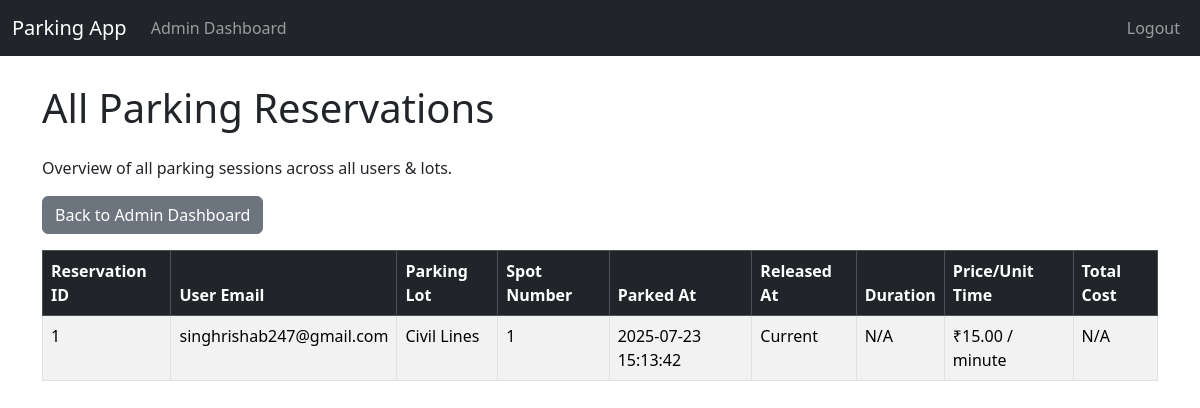
Page /admin/all_reservations (signed in) on the earlier database version.
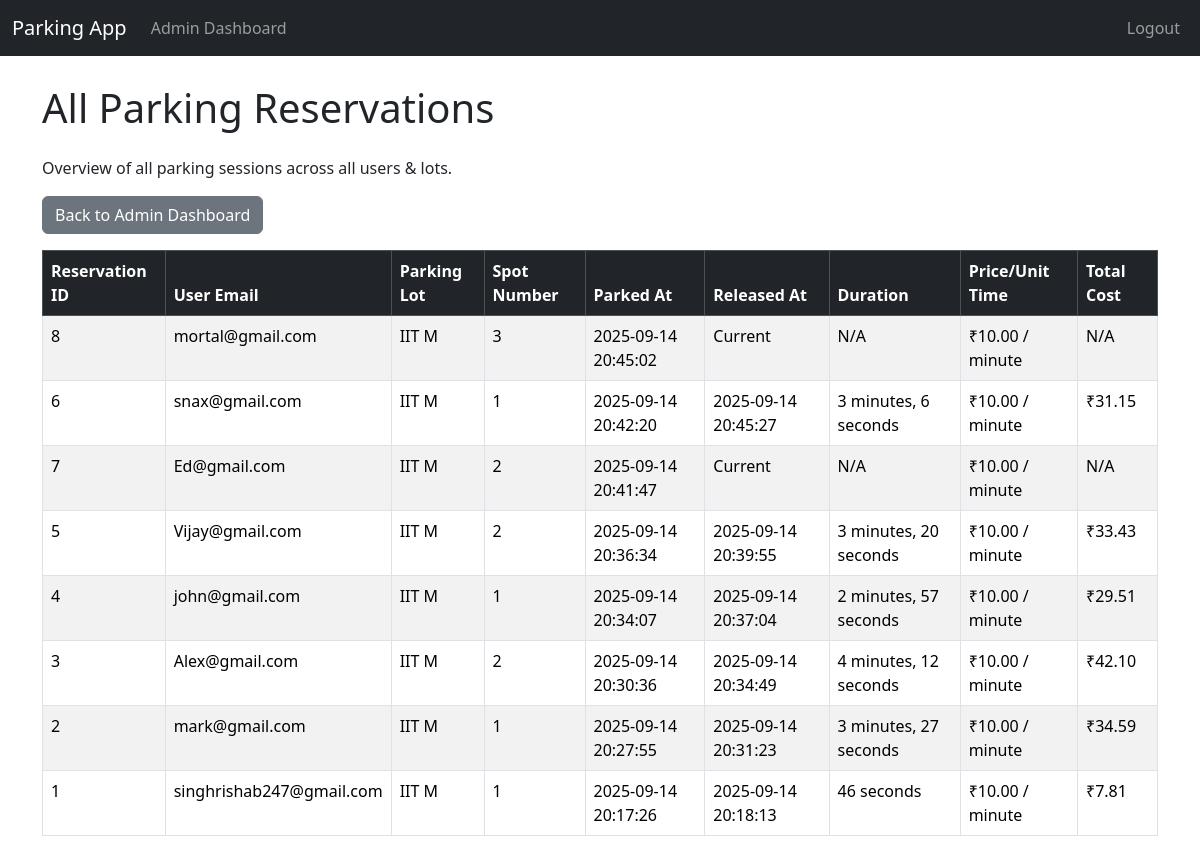
Same page on the later database version.
### project_app/models.py (models this page shows, shortened)
class Reservation(db.Model):
    id = db.Column(db.Integer, primary_key=True)
    spot_id = db.Column(db.Integer, db.ForeignKey('parking_spot.id'), nullable=False)
    user_id = db.Column(db.Integer, db.ForeignKey('user.id'), nullable=False)
    parking_timestamp = db.Column(db.DateTime,nullable=False, default=datetime.now)
    leaving_timestamp = db.Column(db.DateTime, nullable=True)
    parking_cost_per_unit_time = db.Column(db.Float, nullable=False)

class User(db.Model, UserMixin):
    id = db.Column(db.Integer, primary_key=True)
    email_id = db.Column(db.String(120), nullable=False, unique=True)
    password_hash = db.Column(db.String(255), nullable=False)
    fullname = db.Column(db.String(120))
    address = db.Column(db.String(200))
    pin_code = db.Column(db.String(10))
    reservations = db.relationship('Reservation', backref='reserving_user',cascade='all, delete-orphan',lazy=True)
    user_occupied_spot = db.relationship('ParkingSpot', backref='occupied_by_user', uselist=False, foreign_keys='ParkingSpot.user_id',lazy=True)

class ParkingLot(db.Model):
    id = db.Column(db.Integer,primary_key=True)
    prime_location_name = db.Column(db.String(120),nullable=False,unique=True)
    price_per_unit_time = db.Column(db.Float,nullable=False)
    address = db.Column(db.String(200),nullable=False)
    pin_code = db.Column(db.String(10),nullable=False)
    maximum_number_of_spots = db.Column(db.Integer,nullable=False)
    spots = db.relationship('ParkingSpot',backref = 'parking_lot', lazy = True, cascade = 'all, delete-orphan')

### project_app/routes.py (the view)
@main.route('/admin/all_reservations')
@login_required
def admin_all_reservations():
    if not isinstance(current_user, Admin):
        flash('You must be an administrator to access this page.','danger')
        return redirect(url_for('main.user_dashboard'))
    all_reservations = Reservation.query.order_by(Reservation.parking_timestamp.desc()).all()
    all_reservations_data = []
    for res in all_reservations:
        spot = ParkingSpot.query.get(res.spot_id)
        user = User.query.get(res.user_id)
        lot_name = 'N/A'
        spot_number = 'N/A'
        user_email = 'N/A'
        if spot:
            lot_name = spot.parking_lot.prime_location_name
            spot_number = spot.spot_number
        if user:
            user_email = user.email_id
        duration_str = 'N/A'
        total_cost = 'N/A'
        if res.leaving_timestamp:
            duration = res.leaving_timestamp - res.parking_timestamp
            total_seconds = int(duration.total_seconds())
            total_minutes = duration.total_seconds() / 60.0
            total_cost_value = total_minutes * res.parking_cost_per_unit_time
            total_cost = f"₹{total_cost_value:.2f}"
            hours = total_seconds // 3600
            minutes = (total_seconds % 3600) // 60
            seconds = total_seconds % 60
            duration_parts = []
            if hours > 0:
                duration_parts.append(f"{hours} hour{'s' if hours > 1 else ''}")
            if minutes > 0:
                duration_parts.append(f"{minutes} minute{'s' if minutes > 1 else ''}")
            if seconds > 0 and (not hours and not minutes or (hours > 0 or minutes > 0)):
                duration_parts.append(f"{seconds} second{'s' if seconds > 1 else ''}")
            duration_str = ", ".join(duration_parts) if duration_parts else "Less than a minute."
        all_reservations_data.append({
            'reservation_id': res.id,
            'user_email': user_email,
            'lot_name': lot_name,
            'spot_number': spot_number,
            'parking_timestamp': res.parking_timestamp.strftime('%Y-%m-%d %H:%M:%S'),
            'leaving_timestamp': res.leaving_timestamp.strftime('%Y-%m-%d %H:%M:%S') if res.leaving_timestamp else 'Current',
            'duration': duration_str,
            'cost_per_unit_time': f"₹{res.parking_cost_per_unit_time:.2f} / minute",
            'total_cost': total_cost
        })
    return render_template('admin_all_reservations.html', all_reservations_data=all_reservations_data)

### project_app/templates/admin_all_reservations.html (shortened to what this page needs)
{% extends "base.html" %}
{% block content %}
    <h1 class="mb-4">All Parking Reservations</h1>
    <p>Overview of all parking sessions across all users & lots.</p>
    <a href="{{url_for('main.admin_dashboard')}}" class="btn btn-secondary mb-3">Back to Admin Dashboard</a>
    {% if all_reservations_data %}
        <div class="table-responsive">
            <table class="table table-striped table-bordered">
                <thead class="table-dark">
                    <tr>
                        <th>Reservation ID</th>
                        <th>User Email</th>
                        <th>Parking Lot</th>
                        <th>Spot Number</th>
                        <th>Parked At</th>
                        <th>Released At</th>
                        <th>Duration</th>
                        <th>Price/Unit Time</th>
                        <th>Total Cost</th>
                    </tr>
                </thead>
                <tbody>
                    {% for record in all_reservations_data %}
                        <tr>
                            <td>{{ record['reservation_id'] }}</td>
                            <td>{{ record['user_email'] }}</td>
                            <td>{{ record['lot_name'] }}</td>
                            <td>{{ record['spot_number'] }}</td>
                            <td>{{ record['parking_timestamp'] }}</td>
                            <td>{{ record['leaving_timestamp'] }}</td>
                            <td>{{ record['duration'] }}</td>
                            <td>{{ record['cost_per_unit_time'] }}</td>
                            <td>{{ record['total_cost'] }}</td>
                        </tr>
                    {% endfor %}
                </tbody>
            </table>
        </div>
    {% else %}
        <p>No parking reservation found yet.</p>
    {% endif %}
{% endblock %}

### project_app/templates/base.html (shortened to what this page needs)
<!DOCTYPE html>
<html lang="en">
<head>
    <link rel="stylesheet" href="https://cdn.jsdelivr.net/npm/bootstrap@5.3.3/dist/css/bootstrap.min.css">
</head>
<body>
    <nav class="navbar navbar-expand-lg navbar-dark bg-dark fixed-top">
        <div class="container-fluid">
            <a class="navbar-brand" href="{{url_for('main.home')}}">Parking App</a>
            <div class="collapse navbar-collapse" id="navbarNav">
                <ul class="navbar-nav me-auto mb-2 mb-lg-0">
                    {% if current_user.is_authenticated %}
                        {% if current_user.__tablename__=='admin' %}
                            <li class="nav-item">
                                <a class="nav-link" href="{{ url_for('main.admin_dashboard')}}">Admin Dashboard</a>
                            </li>
                        {% else %}
                            <li class="nav-item">
                                <a class="nav-link" href="{{ url_for('main.user_dashboard')}}">User Dashboard</a>
                            </li>
                        {% endif %}
                    {% endif %}
                </ul>
                <ul class="navbar-nav ms-auto">
                    {% if current_user.is_authenticated %}
                        <li class="nav-item">
                                <a class="nav-link" href="{{ url_for('main.logout')}}">Logout</a>
                        </li>
                    {% endif %}
                </ul>
            </div>
        </div>
    </nav>
    <div class="container mt-4">
        {% block content %}{% endblock %}
    </div>
</body>
</html>

### project_app/templates/base.html (style rules this page uses)
body { padding-top:60px; }

Differences in the rows shown:
added Reservation: reservation_id "8", user_email "mortal@gmail.com", lot_name "IIT M", spot_number "3", parking_timestamp "2025-09-14 20:45:02", leaving_timestamp "Current", duration "N/A", cost_per_unit_time "₹10.00 / minute", total_cost "N/A"
added Reservation: reservation_id "6", user_email "snax@gmail.com", lot_name "IIT M", spot_number "1", parking_timestamp "2025-09-14 20:42:20", leaving_timestamp "2025-09-14 20:45:27", duration "3 minutes, 6 seconds", cost_per_unit_time "₹10.00 / minute", total_cost "₹31.15"
added Reservation: reservation_id "7", user_email "Ed@gmail.com", lot_name "IIT M", spot_number "2", parking_timestamp "2025-09-14 20:41:47", leaving_timestamp "Current", duration "N/A", cost_per_unit_time "₹10.00 / minute", total_cost "N/A"
added Reservation: reservation_id "5", user_email "Vijay@gmail.com", lot_name "IIT M", spot_number "2", parking_timestamp "2025-09-14 20:36:34", leaving_timestamp "2025-09-14 20:39:55", duration "3 minutes, 20 seconds", cost_per_unit_time "₹10.00 / minute", total_cost "₹33.43"
added Reservation: reservation_id "4", user_email "john@gmail.com", lot_name "IIT M", spot_number "1", parking_timestamp "2025-09-14 20:34:07", leaving_timestamp "2025-09-14 20:37:04", duration "2 minutes, 57 seconds", cost_per_unit_time "₹10.00 / minute", total_cost "₹29.51"
added Reservation: reservation_id "3", user_email "Alex@gmail.com", lot_name "IIT M", spot_number "2", parking_timestamp "2025-09-14 20:30:36", leaving_timestamp "2025-09-14 20:34:49", duration "4 minutes, 12 seconds", cost_per_unit_time "₹10.00 / minute", total_cost "₹42.10"
added Reservation: reservation_id "2", user_email "mark@gmail.com", lot_name "IIT M", spot_number "1", parking_timestamp "2025-09-14 20:27:55", leaving_timestamp "2025-09-14 20:31:23", duration "3 minutes, 27 seconds", cost_per_unit_time "₹10.00 / minute", total_cost "₹34.59"
changed Reservation "singhrishab247@gmail.com": lot_name "Civil Lines" → "IIT M"; parking_timestamp "2025-07-23 15:13:42" → "2025-09-14 20:17:26"; leaving_timestamp "Current" → "2025-09-14 20:18:13"; duration "N/A" → "46 seconds"; cost_per_unit_time "₹15.00 / minute" → "₹10.00 / minute"; total_cost "N/A" → "₹7.81"
